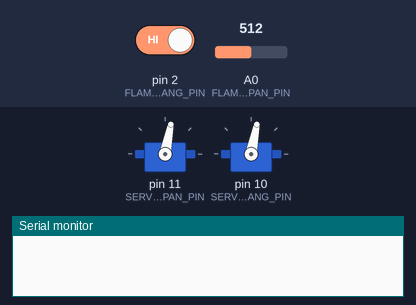
Recording of a sketch running on a simulated Arduino Uno, built with avr-gcc and run on an emulated ATmega328P. On the bench: 2 × servo, the last lines printed to the serial monitor. The test bench sets the inputs (shaded band); at power-on: A0 (FLAME_DEPAN_PIN) = 512, pin 2 (FLAME_BELAKANG_PIN) HIGH.

Above: at 2.2 s.
2.3 s: A0 (FLAME_DEPAN_PIN) set to 490
At 2.68 s:
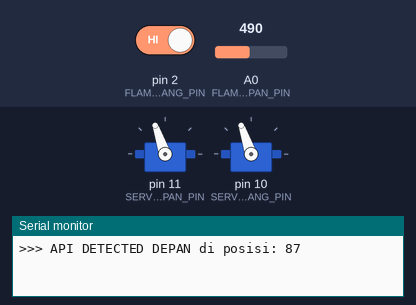
5.3 s: pin 2 (FLAME_BELAKANG_PIN) driven LOW
At 6.03 s:
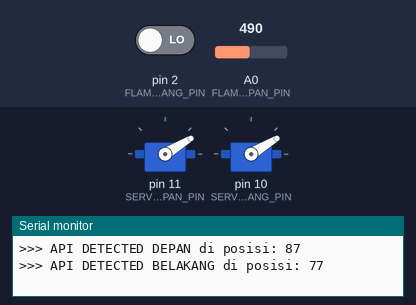
Timing chart, 0 to 14.3 s (numbered marks = the images above; inputs shaded):
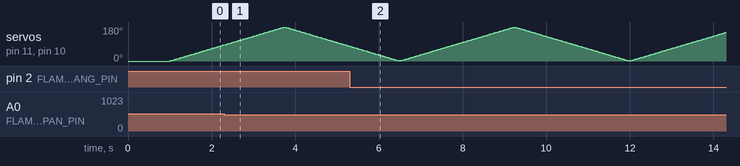

The sketch:

testing.ino
```cpp
#include <Servo.h>

#define SERVO_DEPAN_PIN 11
#define SERVO_BELAKANG_PIN 10
#define FLAME_DEPAN_PIN A0
#define FLAME_BELAKANG_PIN 2

Servo servoDepan;
Servo servoBelakang;
int posDepan = 0;
int posBelakang = 0;
int directionDepan = 1;
int directionBelakang = 1;
int scanSpeed = 15;

int flameThreshold = 500;
int apiDetectPosDepan = -1;
int apiDetectPosBelakang = -1;

void setup() {
  Serial.begin(9600);
  servoDepan.attach(SERVO_DEPAN_PIN);
  servoBelakang.attach(SERVO_BELAKANG_PIN);

  pinMode(FLAME_BELAKANG_PIN, INPUT);

  servoDepan.write(0);
  servoBelakang.write(0);
  delay(1000);
}

void loop() {
  posDepan += directionDepan;
  posBelakang += directionBelakang;

  servoDepan.write(posDepan);
  servoBelakang.write(posBelakang);

  int flameDepanValue = analogRead(FLAME_DEPAN_PIN);
  int flameBelakangValue = digitalRead(FLAME_BELAKANG_PIN);

  bool apiDepan = (flameDepanValue < flameThreshold);
  bool apiBelakang = (flameBelakangValue == LOW);

  if (apiDepan && apiDetectPosDepan == -1) {
    apiDetectPosDepan = posDepan;
    Serial.print(">>> API DETECTED DEPAN di posisi: ");
    Serial.println(posDepan);
  }

  if (apiBelakang && apiDetectPosBelakang == -1) {
    apiDetectPosBelakang = posBelakang;
    Serial.print(">>> API DETECTED BELAKANG di posisi: ");
    Serial.println(posBelakang);
  }

  if (!apiDepan) apiDetectPosDepan = -1;
  if (!apiBelakang) apiDetectPosBelakang = -1;

  delay(scanSpeed);

  if (posDepan >= 180 || posDepan <= 0) directionDepan *= -1;
  if (posBelakang >= 180 || posBelakang <= 0) directionBelakang *= -1;
}
```
